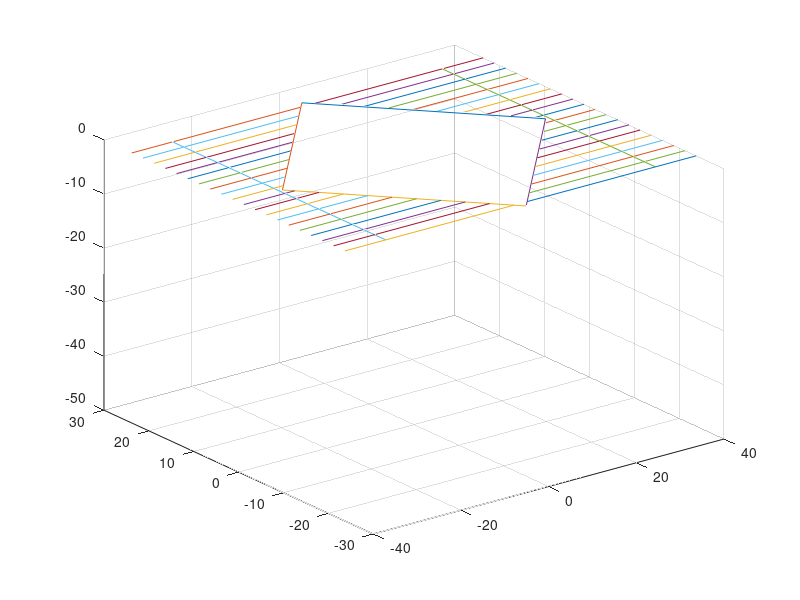
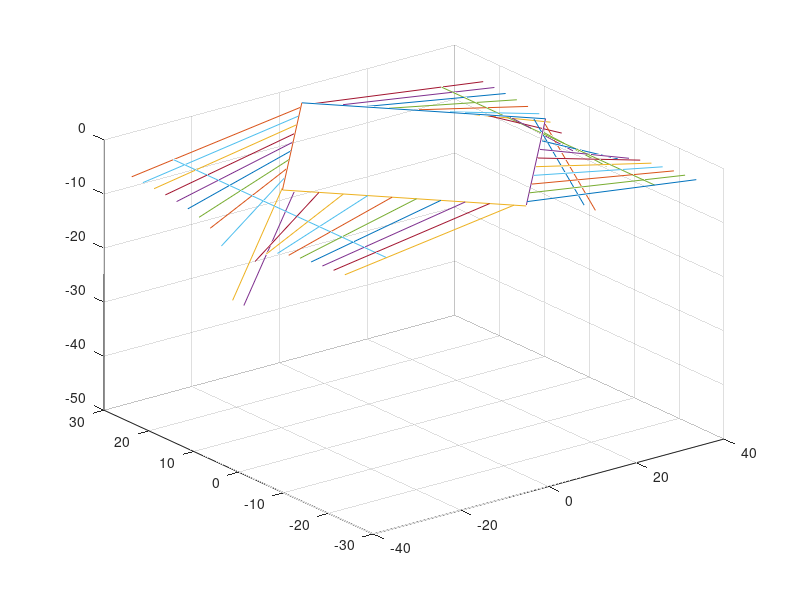
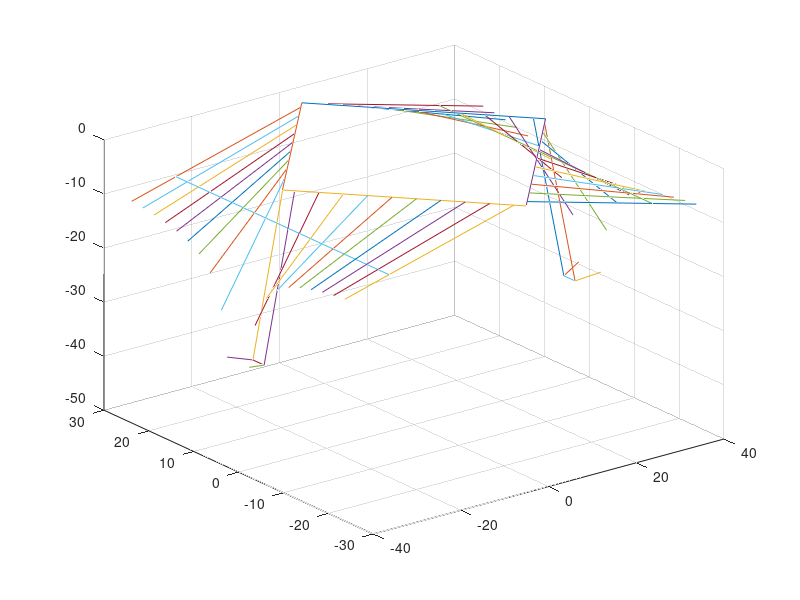
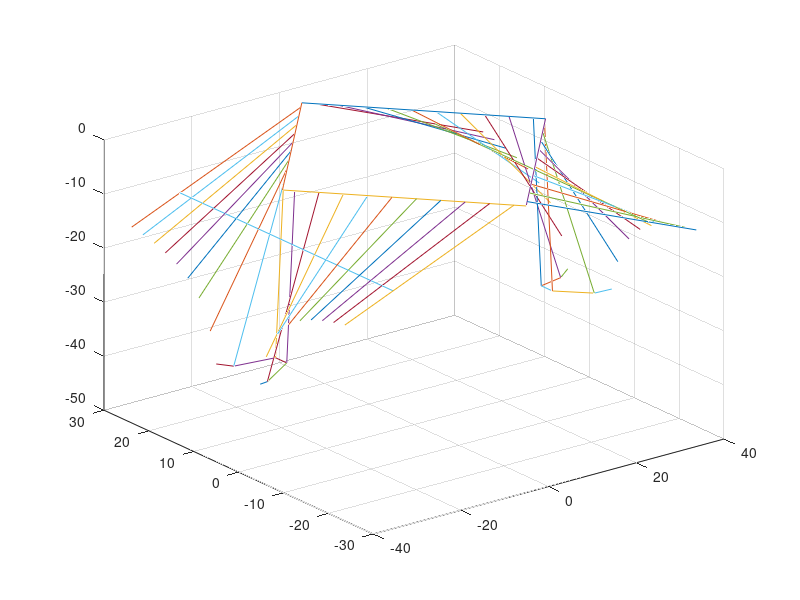

Recreate these plots in MATLAB, in order.
%clc;
%clear;
path_in='/Users/rd/Documents/MATLAB'
BoardLength=120;
SteelPosition=0.5;
b_width=50;
BoardThick=3;
height_desk=53-BoardThick;
BarWidth=2.5;  
xishu=1.2;
BarNumber=b_width/BarWidth/2;
Barx1=xishu*1/2*BarWidth;
Bary1=1/2*b_width-1/2*BarWidth;
BarLength1=1/2*BoardLength-Barx1;
Angle=asin(height_desk/BarLength1);
BarLength=1/2*BoardLength-xishu*((1:BarNumber)-0.5)*BarWidth;
Barx=BoardLength*1/2-BarLength;
Bary=(BarNumber-0.5:-1:0.5)*BarWidth;
VBary=Bary;
the=linspace(0,Angle,10);
for theta=the
        X=xishu*[1/2*b_width 0];Y=[0 1/2*b_width];Z=[0 0];
        plot3(X,Y,-Z)
        axis([-40 40 -30 30 -50 0]);
        grid on
        hold on
        X=xishu*[0 -1/2*b_width];Y=[1/2*b_width 0];Z=[0 0];
        plot3(X,Y,-Z)
        hold on
         X=xishu*[-1/2*b_width 0];Y=[0 -1/2*b_width];Z=[0 0];
        plot3(X,Y,-Z)
        hold on
          X=xishu*[0 1/2*b_width];Y=[-1/2*b_width 0];Z=[0 0];
        plot3(X,Y,-Z)
        hold on
SteelBarx=Barx1+SteelPosition*BarLength1*cos(theta);
SteelBary1=-Bary1;SteelBary2=Bary1;
SteelBarz=SteelPosition*BarLength1*sin(theta);
X=[SteelBarx SteelBarx];Y=[SteelBary1 SteelBary2];Z=[SteelBarz SteelBarz];
plot3(X,Y,-Z);hold on
X=[-SteelBarx -SteelBarx];Y=[SteelBary1 SteelBary2];Z=[SteelBarz SteelBarz];
plot3(X,Y,-Z);hold on
   
   for i=1:length(BarLength)
        alpha(i)=atan2(SteelBarz,(SteelBarx-Barx(i)));
        VBarz(i)=BarLength(i)*sin(alpha(i));
        VBarx(i)=Barx(i)+BarLength(i)*cos(alpha(i));
        X=[Barx(i) VBarx(i)];Y=[Bary(i) VBary(i)];Z=[0 VBarz(i)];
        plot3(X,Y,-Z);hold on
        X=[Barx(i) VBarx(i)] ;Y=[-Bary(i) -VBary(i)];Z=[0 VBarz(i)];
        plot3(X,Y,-Z);hold on
       X=[-Barx(i) -VBarx(i)];Y=[Bary(i) VBary(i)];Z=[0 VBarz(i)];
       plot3(X,Y,-Z);hold on
       X=[-Barx(i) -VBarx(i)];Y=[-Bary(i) -VBary(i)];Z=[0 VBarz(i)];
       plot3(X,Y,-Z);hold on  
   end
    for i=1:length(BarLength)-1
        X=[VBarx(i) VBarx(i+1)];Y=[VBary(i) VBary(i+1)];Z=[VBarz(i) VBarz(i+1)];
        plot3(X,Y,-Z);hold on
        X=[VBarx(i) VBarx(i+1)] ;Y=[-VBary(i) -VBary(i+1)];Z=[VBarz(i) VBarz(i+1)];
        plot3(X,Y,-Z);hold on
       X=[-VBarx(i) -VBarx(i+1)];Y=[VBary(i) VBary(i+1)];Z=[VBarz(i) VBarz(i+1)];
       plot3(X,Y,-Z);hold on
       X=[-VBarx(i) -VBarx(i+1)];Y=[-VBary(i) -VBary(i+1)];Z=[VBarz(i) VBarz(i+1)];
       plot3(X,Y,-Z);hold on    
    end
    X=[VBarx(length(BarLength)) VBarx(length(BarLength))]; Y=[-VBary(length(BarLength)) VBary(length(BarLength))]; Z=[VBarz(length(BarLength)) VBarz(length(BarLength))];
     plot3(X,Y,-Z);hold on
    X=[-VBarx(length(BarLength)) -VBarx(length(BarLength))]; Y=[-VBary(length(BarLength)) VBary(length(BarLength))]; Z=[VBarz(length(BarLength)) VBarz(length(BarLength))];
     plot3(X,Y,-Z);hold on
    pause(0.1);
    hold off
    saveas(gca,[path_in,num2str(theta)],'png');  
 end






